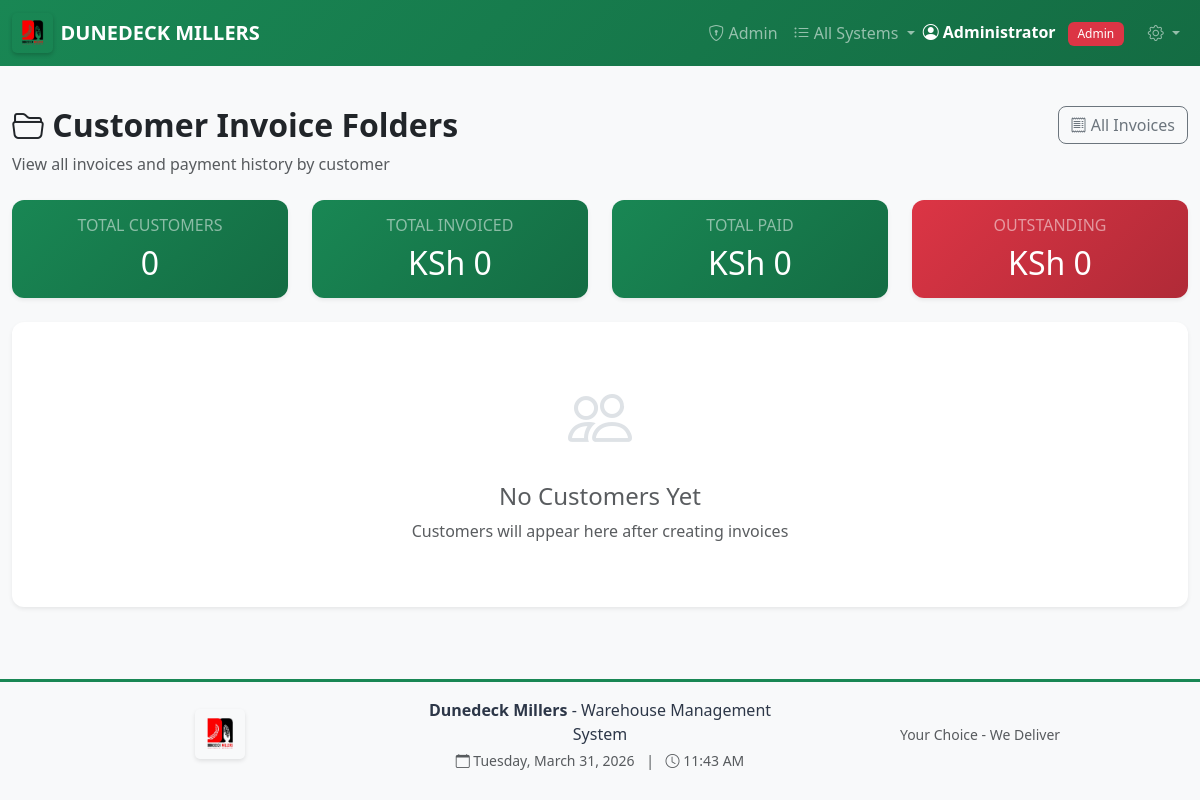
Page /customers (signed in) on the earlier database version.
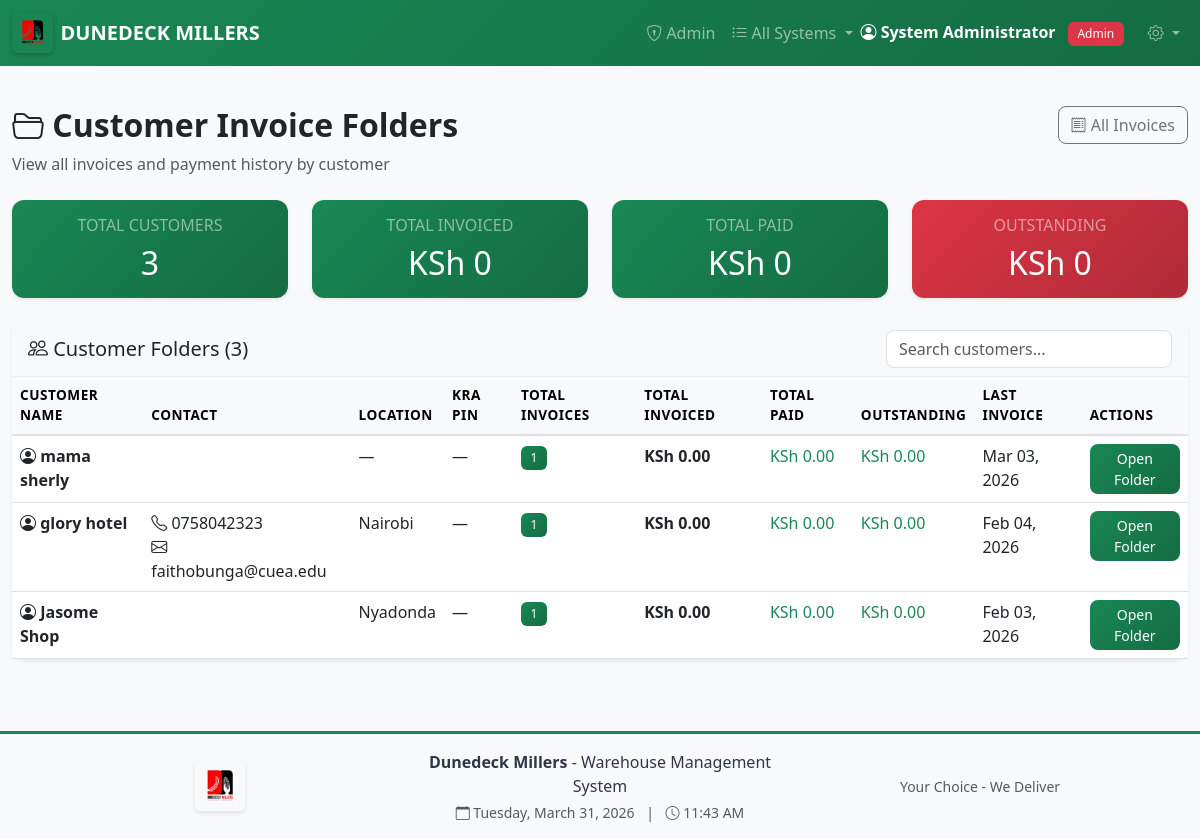
Same page on the later database version.
### app.py (models this page shows, shortened)
class User(UserMixin, db.Model):
    id = db.Column(db.Integer, primary_key=True)
    username = db.Column(db.String(80), unique=True, nullable=False)
    name = db.Column(db.String(120), nullable=False)
    password_hash = db.Column(db.String(200), nullable=False)
    role = db.Column(db.String(20), nullable=False)  # worker, manager, director, admin
    is_blocked = db.Column(db.Boolean, default=False)
    must_change_password = db.Column(db.Boolean, default=True)
    created_at = db.Column(db.DateTime, default=datetime.utcnow)
    last_login = db.Column(db.DateTime)
    sheets = db.relationship('IntakeSheet', foreign_keys='IntakeSheet.worker_id', backref='worker', lazy=True)
    authorized_sheets = db.relationship('IntakeSheet', foreign_keys='IntakeSheet.authorized_by_id', backref='authorized_by', lazy=True)

class Invoice(db.Model):
    __tablename__ = 'invoice'
    id = db.Column(db.Integer, primary_key=True)
    invoice_number = db.Column(db.String(100), unique=True, nullable=False)
    invoice_date = db.Column(db.Date, nullable=False, default=date.today)
    is_auto_generated = db.Column(db.Boolean, default=False)
    updated_by_id = db.Column(db.Integer, db.ForeignKey('user.id'), nullable=True)
    updated_at = db.Column(db.DateTime, nullable=True)
    customer_name = db.Column(db.String(200), nullable=False)
    phone_number = db.Column(db.String(20))
    email = db.Column(db.String(100))
    city = db.Column(db.String(100))
    state = db.Column(db.String(100))
    zip_code = db.Column(db.String(20))
    kra_pin = db.Column(db.String(50))
    reference_code = db.Column(db.String(100))
    subtotal = db.Column(db.Float, default=0)
    tax = db.Column(db.Float, default=0)
    grand_total = db.Column(db.Float, nullable=False)
    amount_paid = db.Column(db.Float, default=0)
    payment_status = db.Column(db.String(20), default='unpaid')
    created_by_id = db.Column(db.Integer, db.ForeignKey('user.id'))
    dispatch_id = db.Column(db.Integer, db.ForeignKey('dispatch.id'))
    created_at = db.Column(db.DateTime, default=datetime.utcnow)
    created_by = db.relationship('User', foreign_keys=[created_by_id], backref='invoices_created')
    dispatch = db.relationship('Dispatch', backref='invoices')
    items = db.relationship('InvoiceItem', backref='invoice', lazy=True, cascade='all, delete-orphan')
    payments = db.relationship('Payment', backref='invoice', lazy=True, cascade='all, delete-orphan')
    updated_by = db.relationship('User', foreign_keys=[updated_by_id], backref='updated_invoices')

### app.py (the view)
@app.route('/customers')
@login_required
def customers_list():
    customers_data = {}
    invoices = Invoice.query.order_by(Invoice.invoice_date.desc()).all()
    for invoice in invoices:
        customer = invoice.customer_name
        if customer not in customers_data:
            customers_data[customer] = {
                'name': customer,
                'phone': invoice.phone_number,
                'email': invoice.email,
                'city': invoice.city,
                'kra_pin': invoice.kra_pin,
                'total_invoices': 0,
                'total_invoiced': 0,
                'total_paid': 0,
                'outstanding': 0,
                'last_invoice_date': None
            }
        customers_data[customer]['total_invoices'] += 1
        customers_data[customer]['total_invoiced'] += invoice.grand_total
        customers_data[customer]['total_paid'] += invoice.amount_paid
        customers_data[customer]['outstanding'] += (invoice.grand_total - invoice.amount_paid)
        if not customers_data[customer]['last_invoice_date'] or invoice.invoice_date > customers_data[customer]['last_invoice_date']:
            customers_data[customer]['last_invoice_date'] = invoice.invoice_date
    customers_list = sorted(customers_data.values(), key=lambda x: x['last_invoice_date'] if x['last_invoice_date'] else date.min, reverse=True)
    return render_template('customers/list.html', customers=customers_list)

### app.py (called while the page is built)
@app.context_processor
def inject_now():
    return {'now': datetime.now}

@login_manager.user_loader
def load_user(user_id):
    return User.query.get(int(user_id))

### templates/customers/list.html (shortened to what the changed rows need)
{% extends "base.html" %}
{% block content %}
<div class="row mb-4">
    <div class="col-md-8">
        <h2 class="fw-bold">
            <i class="bi bi-folder2-open"></i> Customer Invoice Folders
        </h2>
    </div>
</div>
<div class="row mb-4">
    <div class="col-md-3">
        <div class="card bg-primary text-white shadow-sm">
            <div class="card-body text-center">
                <h6 class="text-white-50">TOTAL CUSTOMERS</h6>
                <h2 class="mb-0">{{ customers|length }}</h2>
            </div>
        </div>
    </div>
    <div class="col-md-3">
        <div class="card bg-success text-white shadow-sm">
            <div class="card-body text-center">
                <h2 class="mb-0">KSh {{ "{:,.0f}".format(customers|sum(attribute='total_invoiced')) }}</h2>
            </div>
        </div>
    </div>
    <div class="col-md-3">
        <div class="card bg-info text-white shadow-sm">
            <div class="card-body text-center">
                <h2 class="mb-0">KSh {{ "{:,.0f}".format(customers|sum(attribute='total_paid')) }}</h2>
            </div>
        </div>
    </div>
    <div class="col-md-3">
        <div class="card bg-danger text-white shadow-sm">
            <div class="card-body text-center">
                <h2 class="mb-0">KSh {{ "{:,.0f}".format(customers|sum(attribute='outstanding')) }}</h2>
            </div>
        </div>
    </div>
</div>
{% if customers %}
<div class="card shadow-sm">
    <div class="card-header bg-light">
        <div class="d-flex justify-content-between align-items-center">
            <h5 class="mb-0"><i class="bi bi-people"></i> Customer Folders ({{ customers|length }})</h5>
            <input type="text" id="searchInput" class="form-control w-25" placeholder="Search customers...">
        </div>
    </div>
    <div class="card-body p-0">
        <div class="table-responsive">
            <table class="table table-hover mb-0" id="customersTable">
                <thead class="table-light">
                    <tr>
                        <th>Customer Name</th>
                        <th>Contact</th>
                        <th>Location</th>
                        <th>KRA PIN</th>
                        <th>Total Invoices</th>
                        <th>Total Invoiced</th>
                        <th>Total Paid</th>
                        <th>Outstanding</th>
                        <th>Last Invoice</th>
                        <th>Actions</th>
                    </tr>
                </thead>
                <tbody>
                    {% for customer in customers %}
                    <tr>
                        <td class="fw-bold">
                            <i class="bi bi-person-circle"></i> {{ customer.name }}
                        </td>
                        <td>
                            {% if customer.phone %}
                            <i class="bi bi-telephone"></i> {{ customer.phone }}<br>
                            {% endif %}
                            {% if customer.email %}
                            <i class="bi bi-envelope"></i> {{ customer.email }}
                            {% endif %}
                        </td>
                        <td>{{ customer.city or '—' }}</td>
                        <td>{{ customer.kra_pin or '—' }}</td>
                        <td><span class="badge bg-primary">{{ customer.total_invoices }}</span></td>
                        <td class="fw-bold">KSh {{ "{:,.2f}".format(customer.total_invoiced) }}</td>
                        <td class="text-success">KSh {{ "{:,.2f}".format(customer.total_paid) }}</td>
                        <td class="{% if customer.outstanding > 0 %}text-danger fw-bold{% else %}text-success{% endif %}">
                            KSh {{ "{:,.2f}".format(customer.outstanding) }}
                        </td>
                        <td>{{ customer.last_invoice_date.strftime('%b %d, %Y') if customer.last_invoice_date else '—' }}</td>
                        <td>
                            <a href="{{ url_for('customer_folder', customer_name=customer.name) }}"
                               class="btn btn-sm btn-primary">
                                 Open Folder
                            </a>
                        </td>
                    </tr>
                    {% endfor %}
                </tbody>
            </table>
        </div>
    </div>
</div>
{% else %}
<div class="card shadow-sm">
    <div class="card-body text-center py-5">
        <i class="bi bi-people" style="font-size: 4rem; color: #dee2e6;"></i>
        <h4 class="mt-3 text-muted">No Customers Yet</h4>
        <p class="text-muted">Customers will appear here after creating invoices</p>
    </div>
</div>
{% endif %}
{% endblock %}

### templates/base.html (shortened to what the changed rows need)
<!DOCTYPE html>
<html lang="en">
<head>
    <link href="https://cdn.jsdelivr.net/npm/bootstrap@5.3.0/dist/css/bootstrap.min.css" rel="stylesheet">
    <link rel="stylesheet" href="https://cdn.jsdelivr.net/npm/bootstrap-icons@1.10.0/font/bootstrap-icons.css">
    <link rel="stylesheet" href="{{ url_for('static', filename='css/style.css') }}">
</head>
<body>
{% if current_user.is_authenticated %}
<nav class="navbar navbar-expand-lg navbar-dark bg-primary navbar-fixed">
    <div class="container-fluid">
        <a class="navbar-brand d-flex align-items-center" href="{{ url_for('dashboard') }}">
            <img src="{{ url_for('static', filename='images/logo.jpeg') }}"
                 alt="Dunedeck Millers"
                 height="40"
                 class="me-2"
                 style="border-radius: 5px;">
            <span class="fw-bold">DUNEDECK MILLERS</span>
        </a>
        <div class="collapse navbar-collapse" id="navbarNav">
            <ul class="navbar-nav ms-auto align-items-center">
                {% if current_user.role == 'worker' %}
                <li class="nav-item">
                    <a class="nav-link" href="{{ url_for('worker_dashboard') }}">
                        <i class="bi bi-speedometer2"></i> Dashboard
                    </a>
                </li>
                <li class="nav-item dropdown">
                    <a class="nav-link dropdown-toggle" href="#" role="button" data-bs-toggle="dropdown">
                        <i class="bi bi-box-seam"></i> Operations
                    </a>
                    <ul class="dropdown-menu">
                        <li><a class="dropdown-item" href="{{ url_for('requisitions_list') }}">
                            <i class="bi bi-clipboard-check"></i> My Requisitions
                        </a></li>
                        <li><a class="dropdown-item" href="{{ url_for('create_requisition') }}">
                            <i class="bi bi-plus-circle"></i> New Requisition
                        </a></li>
                        <li><hr class="dropdown-divider"></li>
                        <li><a class="dropdown-item" href="{{ url_for('invoices_list') }}">
                            <i class="bi bi-receipt"></i> My Invoices
                        </a></li>
                        <li><a class="dropdown-item" href="{{ url_for('create_invoice') }}">
                            <i class="bi bi-plus-circle"></i> New Invoice
                        </a></li>
                        <li><a class="dropdown-item" href="{{ url_for('customers_list') }}">
                            <i class="bi bi-folder2-open"></i> Customer Folders
                        </a></li>
                    </ul>
                </li>
                <li class="nav-item">
                    <a class="nav-link" href="{{ url_for('packaging_list') }}">
                        <i class="bi bi-box"></i> Packaging
                    </a>
                </li>
                {% elif current_user.role == 'admin' %}
                <li class="nav-item">
                    <a class="nav-link" href="{{ url_for('admin_dashboard') }}">
                        <i class="bi bi-shield-lock"></i> Admin
                    </a>
                </li>
                <li class="nav-item dropdown">
                    <a class="nav-link dropdown-toggle" href="#" role="button" data-bs-toggle="dropdown">
                        <i class="bi bi-list-ul"></i> All Systems
                    </a>
                </li>
                {% endif %}
                <li class="nav-item">
                    <span class="navbar-text text-white me-3">
                        <i class="bi bi-person-circle"></i>
                        <strong>{{ current_user.name }}</strong>
                        <span class="badge role-{{ current_user.role }} ms-2">{{ current_user.role|title }}</span>
                    </span>
                </li>
                <li class="nav-item dropdown">
                    <a class="nav-link dropdown-toggle" href="#" role="button" data-bs-toggle="dropdown">
                        <i class="bi bi-gear"></i>
                    </a>
                </li>
            </ul>
        </div>
    </div>
</nav>
{% endif %}
    <main class="container-fluid py-4">
        {% block content %}{% endblock %}
    </main>
</body>
</html>

Differences in the rows shown:
changed User "Admin": name "Administrator" → "System Administrator"
added Invoice: name "mama sherly", city "—", kra_pin "—", total_invoices "1", total_invoiced "0.00", total_paid "0.00", outstanding "0.00", last_invoice_date "Mar 03, 2026"
added Invoice: name "glory hotel", phone "0758042323", email "faithobunga@cuea.edu", city "Nairobi", kra_pin "—", total_invoices "1", total_invoiced "0.00", total_paid "0.00", outstanding "0.00", last_invoice_date "Feb 04, 2026"
added Invoice: name "Jasome Shop", city "Nyadonda", kra_pin "—", total_invoices "1", total_invoiced "0.00", total_paid "0.00", outstanding "0.00", last_invoice_date "Feb 03, 2026"
Other differences:
{{ customers|length }}: "0" → "3"
{{ customers|length }}: (not shown) → "3"
text no longer shown: "No Customers Yet Customers will appear here after creating invoices"
text now shown: "Customer Folders ( ) CUSTOMER NAME CONTACT LOCATION KRA PIN TOTAL INVOICES TOTAL INVOICED TOTAL PAID OUTSTANDING LAST INVOICE ACTIONS"
